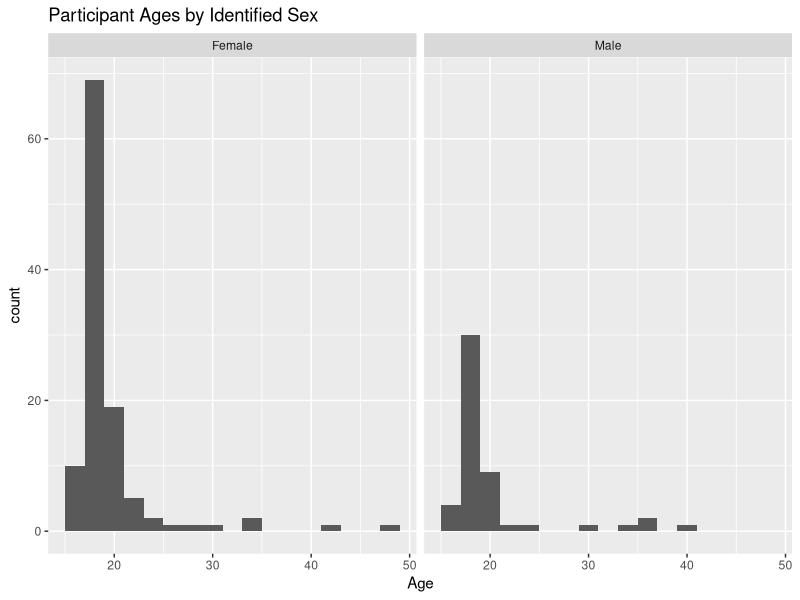
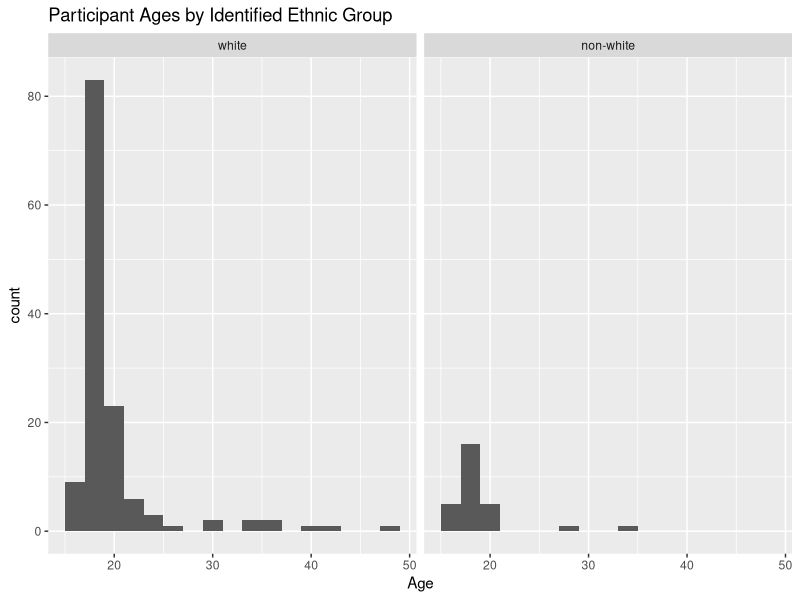
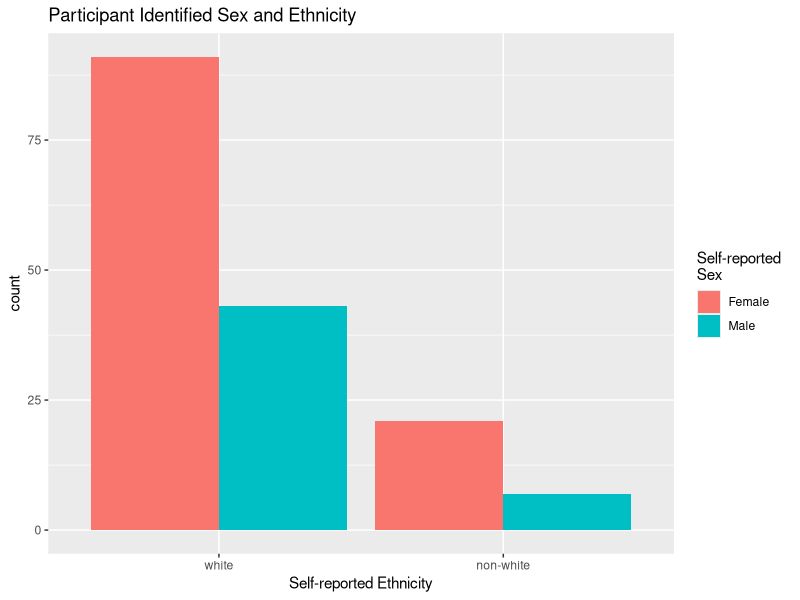
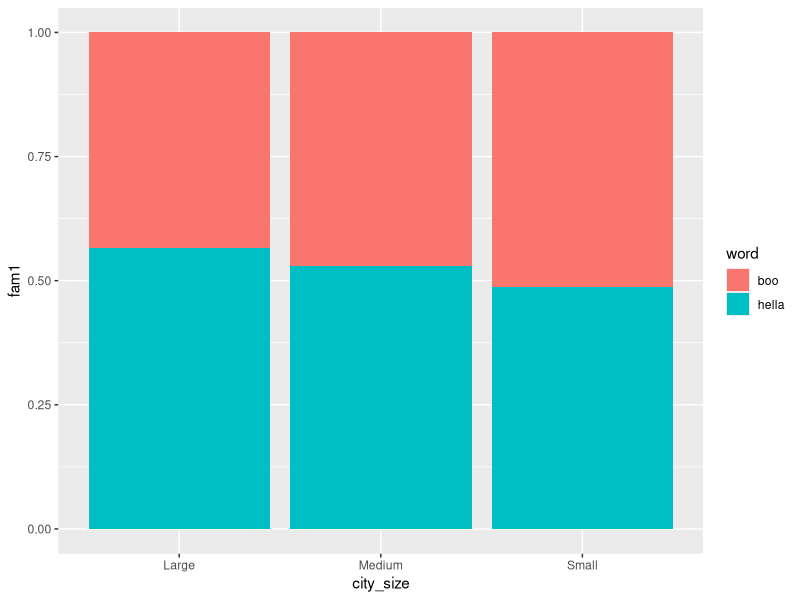

Recreate these plots in R, in order.
## ---- chunk 1
knitr::opts_chunk$set(fig.width = 12, 
                      fig.height = 8,
                      fig.path = 'Figs/',
                      echo = TRUE,
                      warning = FALSE,
                      message = FALSE,
                      eval = TRUE)

## ---- chunk 2
library(tidyverse)
library(forcats) ## Dr. Theobold's preferred way to work with factors!

hiphop <- read_csv(here::here("3_dplyr", "Lab-hiphop-dplyr", "hiphop.csv"))
## ---- chunk 3
hiphop <- hiphop %>% 
  mutate(sex = as_factor(sex), 
         ethnic = as_factor(ethnic)) %>% 
  filter(city > 0)
## ---- chunk 4

hiphop %>% filter(!is.na(familiarity)) %>% dim()
hiphop %>% filter(!is.na(sex), 
                  !is.na(age), 
                  !is.na(ethnic)) %>% dim()

hiphop %>% filter(city == 0) %>% dim()

## ---- chunk 5
hiphop %>%
  distinct(word) %>%
  count()
## ---- chunk 6
hiphop <- hiphop %>%
  mutate(
    ethnic_group = if_else(ethnic == "white", "white", "non-white"),
    ethnic_group = as_factor(ethnic_group)
  )
## ---- chunk 7
subjects <- hiphop %>% 
  distinct(subj, .keep_all = TRUE)
      

subjects %>% 
  select(age, sex, ethnic, ethnic_group) %>% 
  summary()
## ---- chunk 8
## Many options exist, but I like these: 

subjects %>% 
  ggplot(aes(x = age)) + 
  geom_histogram(binwidth = 2) +
  facet_wrap(~ sex) + 
  labs(x = "Age", 
       title = "Participant Ages by Identified Sex")

subjects %>% 
  ggplot(aes(x = age)) + 
  geom_histogram(binwidth = 2) +
  facet_wrap(~ ethnic_group) + 
  labs(x = "Age", 
       title = "Participant Ages by Identified Ethnic Group")

subjects %>% 
  ggplot(aes(x = ethnic_group, fill = sex)) + 
  geom_bar(position = "dodge") +
  labs(fill = "Self-reported \nSex", 
       x = "Self-reported Ethnicity", 
       title = "Participant Identified Sex and Ethnicity")
## ---- chunk 9
young <- hiphop %>% 
  filter(age < 20) %>% 
  group_by(word) %>% 
  summarize(mean_fam = mean(familiarity)) 
  ## Although I am generally opposed to taking the mean of Likert data, this gives an "easy" answer

## Most familiar
young %>% 
  slice_max(mean_fam) %>% 
  pull(word)

## Least familiar
young %>% 
  slice_min(mean_fam) %>% 
  pull(word)
## ---- chunk 10
nonwhite_women <- hiphop %>% 
  filter(sex == "Female", 
         ethnic_group == "non-white") %>% 
  group_by(word) %>% 
  summarize(mean_fam = mean(familiarity)) 

# Most familiar
nonwhite_women %>% 
  slice_max(mean_fam) %>% 
  pull(word)

## Least familiar
nonwhite_women %>% 
  slice_min(mean_fam) %>% 
  pull(word)

## ---- chunk 11
old_white_men <- hiphop %>% 
  filter(sex == "Male", 
         ethnic_group == "white", 
         age > 30) %>% 
  group_by(word) %>% 
  summarize(mean_fam = mean(familiarity)) 

## Most familiar
old_white_men %>% 
  slice_max(mean_fam) %>% 
  pull(word)

## Least familiar
old_white_men %>% 
  slice_min(mean_fam) %>% 
  pull(word)

## ---- chunk 12

genres <- hiphop %>%
  select(sex, ethnic_group, age, intl:hiphop)

## ---- chunk 13
genres %>% 
  group_by(sex) %>%
  ## For all of the music genres, find the mean for each sex
  summarize(across(intl:hiphop, mean)) %>% 
  ## For all of the music genres, find the difference in the sexes
  summarise(across(intl:hiphop, diff)) %>% 
  ## Make the differences all positive to compare magnitudes
  summarise(across(intl:hiphop, abs)) %>% 
  which.max()

## ---- chunk 14
genres %>% 
  group_by(ethnic_group) %>%
  ## For all of the music genres, find the mean for each sex
  summarize(across(intl:hiphop, mean)) %>% 
  ## For all of the music genres, find the difference in the sexes
  summarise(across(intl:hiphop, diff)) %>% 
  ## Make the differences all positive to compare magnitudes
  summarise(across(intl:hiphop, abs)) %>% 
  which.max()

## ---- chunk 15
hiphop %>% 
  distinct(subj, .keep_all = TRUE) %>%
  filter(sex == "Male",
         age <= 23, 
         age >= 17,
         city < 60000,
         city > 10000) %>%
  top_n(1, bieber) %>%
  select(subj)

## ---- chunk 16

titles <- hiphop %>% 
  filter(word %in% c("boo", "hella")) %>%
  mutate(
    city_size = case_when(
      city > 200000 ~ "Large",
      city > 50000 ~ "Medium",
      TRUE ~ "Small"
    )
  )


ggplot(titles, 
       aes(x = city_size, y = fam1, fill = word)) + 
  geom_col(position = "fill")

